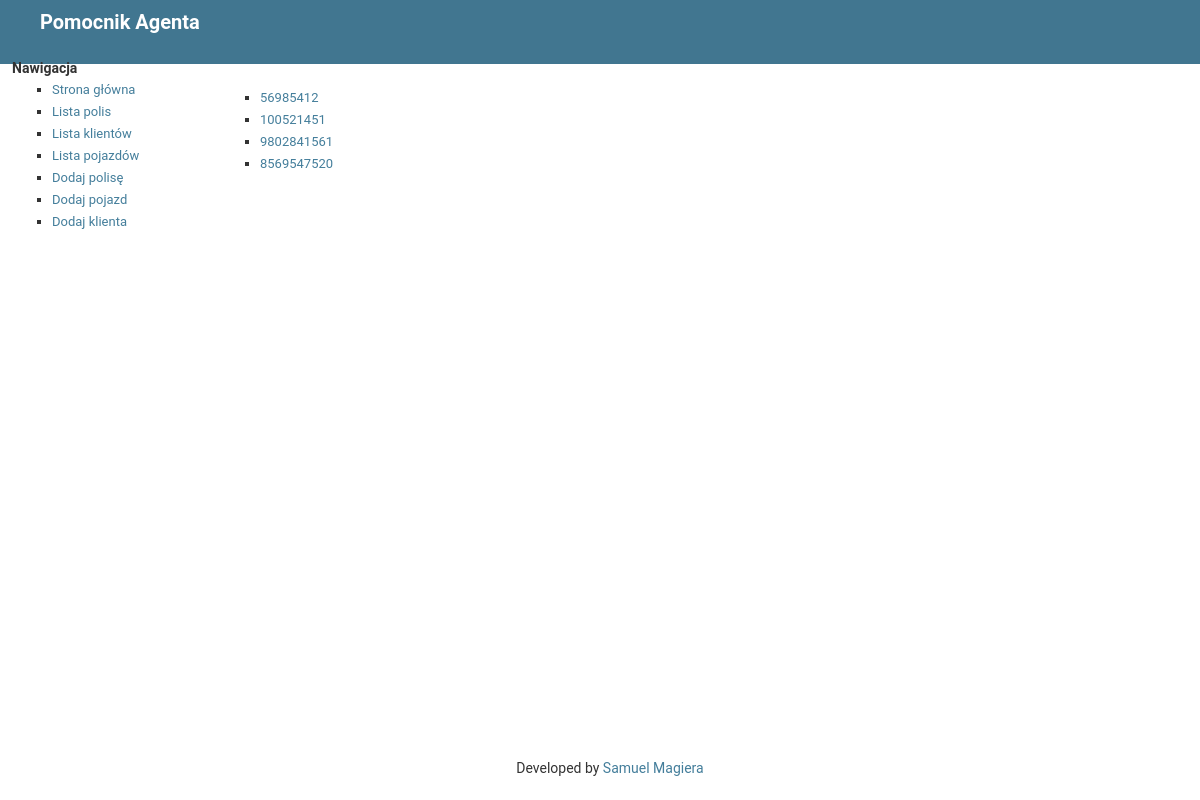
Page /helper/ on the earlier database version.
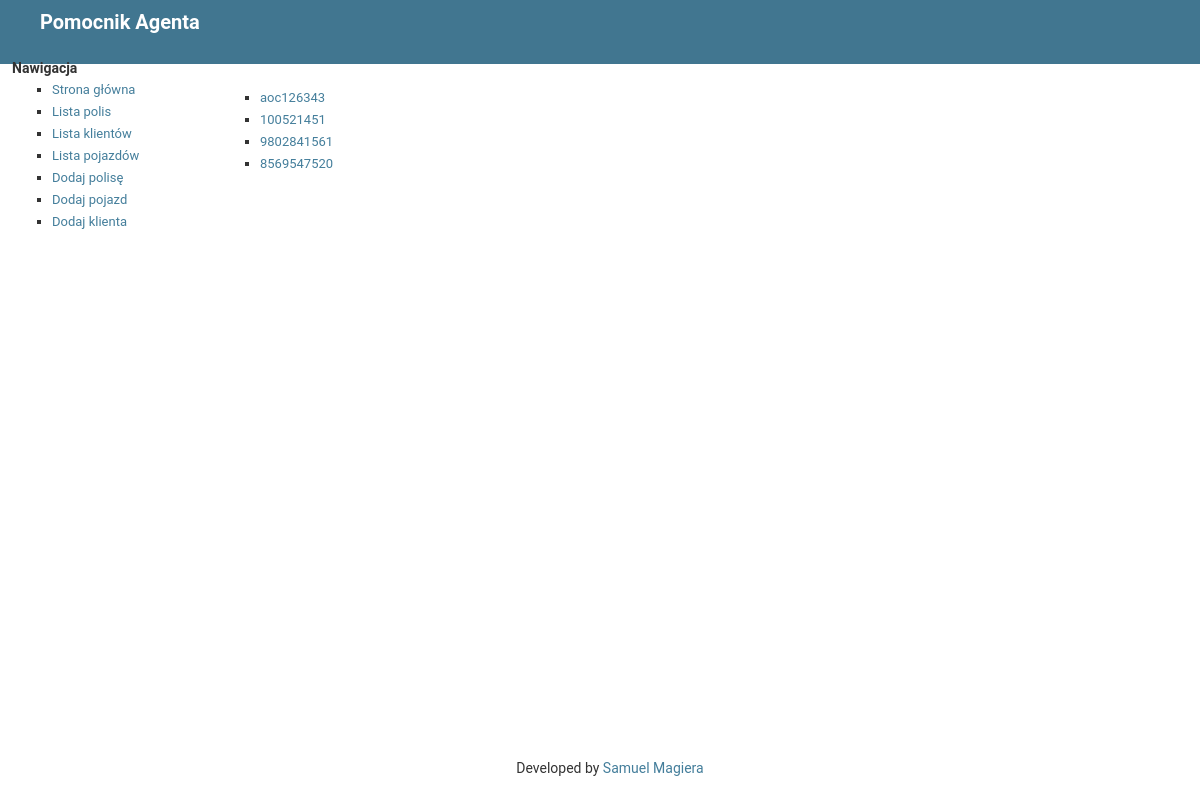
Same page on the later database version.
### helper/models.py (models this page shows, shortened)
class Policy(models.Model):
    INSTALLMENTS_CHOICES = (
        (1, 'jedna'),
        (2, 'dwie'),
        (4, 'cztery'),
    )
    PAYMENT_CHOICES = (
        (1, 'gotówka'),
        (2, 'przelew')
    )
    number = models.CharField(max_length=20)
    date_issued = models.DateField()
    date_start = models.DateField()
    date_end = models.DateField()
    premium = models.DecimalField(max_digits=7, decimal_places=2)
    installments = models.IntegerField(
        choices = INSTALLMENTS_CHOICES,
        default=1,
    )
    payment = models.IntegerField(
        choices=PAYMENT_CHOICES,
        default=1,
    )
    insurer = models.ForeignKey(Insurer, on_delete=models.CASCADE)
    vehicle = models.ForeignKey(Vehicle, on_delete=models.CASCADE)

### helper/views.py (the view)
# urls.py: path('', views.IndexView.as_view(), name='index'),
class IndexView(generic.ListView):
    template_name = 'helper/index.html'
    context_object_name = 'policy_list'
    def get_queryset(self):
        return Policy.objects.order_by('-date_issued')[:10]

### helper/templates/helper/index.html (shortened to what this page needs)
{% extends "helper/base.html" %}
{% block content %}
{% if policy_list %}
    <ul>
        {%for policy in policy_list %}
            <li><a href="{% url 'helper:details' policy.id %}">{{ policy.number }}</a></li>
        {% endfor %}
    </ul>
{% else %}
    <p>No policies.</p>
{% endif %}
{% endblock %}

Differences in the rows shown:
changed Policy: number "56985412" → "aoc126343"
